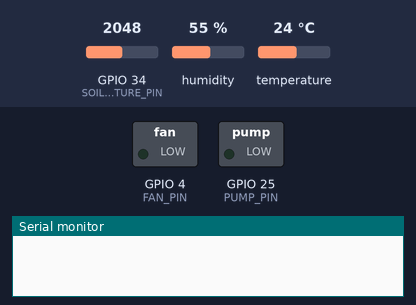
This sketch was run on a simulated ESP32. Parts: switched loads named in the sketch (green lamp = pin HIGH), the last lines printed to the serial monitor. The inputs (shaded band) are chosen by the test bench; at power-on: temperature 24 °C, GPIO 34 (SOIL_MOISTURE_PIN) = 2048, humidity 55 %. WiFi joins after 1.5 s; servers stay silent unless stated.

Above: at 3.0 s.
3.1 s: temperature set to 39 °C
6.3 s: temperature set to 42 °C
At 9.0 s:
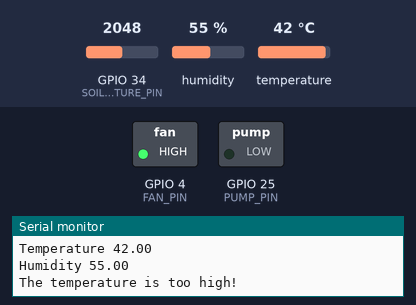
9.3 s: GPIO 34 (SOIL_MOISTURE_PIN) set to 3464
12.0 s: GPIO 34 (SOIL_MOISTURE_PIN) set to 3578
At 15.0 s:
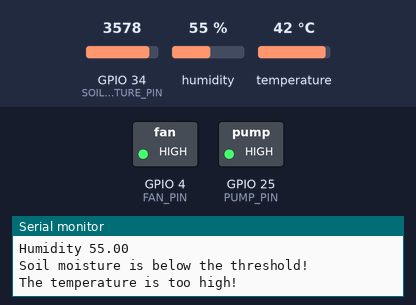
15.3 s: temperature set to 12 °C
At 17.6 s:
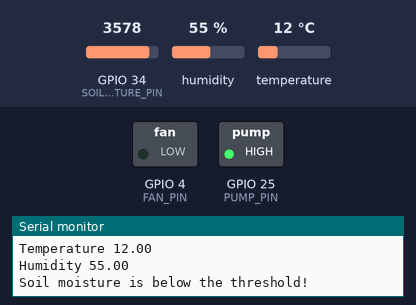
18.3 s: temperature set to 41 °C
At 21.0 s:
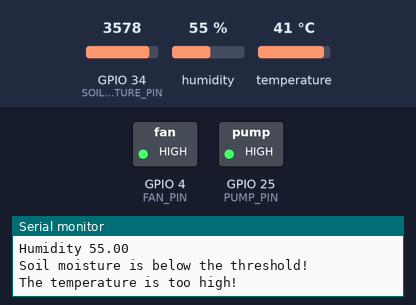
Timing chart, 0 to 22.3 s (numbered marks = the images above; inputs shaded):
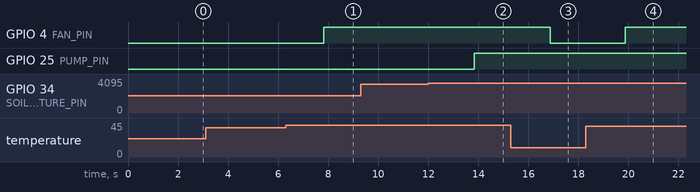

Measured:
- the behaviour switches between 40 and 41 °C on temperature (found by bisection; images 0 and 1)
- the behaviour switches between 3505 and 3506 on GPIO 34 (SOIL_MOISTURE_PIN) (found by bisection; images 1 and 2)
- after the input at 6.3 s, GPIO 4 (FAN_PIN): LOW → HIGH after 1.5 s
- after the input at 12.0 s, GPIO 25 (PUMP_PIN): LOW → HIGH after 1.8 s
- after the input at 15.3 s, GPIO 4 (FAN_PIN): HIGH → LOW after 1.6 s
- after the input at 18.3 s, GPIO 4 (FAN_PIN): LOW → HIGH after 1.6 s

The sketch:

plantcaresystem.ino
```cpp
#define BLYNK_TEMPLATE_ID "TMPL2Tx4zB9xg"
#define BLYNK_TEMPLATE_NAME "plant care"
#define BLYNK_AUTH_TOKEN "liWUzhbq1hlRQcgmF0flsBj-a9oRegMz"

#define BLYNK_PRINT Serial
#include <WiFi.h>
#include <BlynkSimpleEsp32.h>
#include"DHT.h"

#define SOIL_MOISTURE_PIN 34   // Analog pin for soil moisture sensor
#define DHT_PIN 14
#define THRESHOLD_MOISTURE 100 // Adjust this value based on your soil moisture sensor readings
#define MAX_TEMP 40
#define PUMP_PIN 25  // Digital pin for controlling the pump
#define FAN_PIN 4
#define PUMP_SWITCH V1  // Virtual pin for controlling the pump manually
#define FAN_SWITCH V4

char auth[] = BLYNK_AUTH_TOKEN;  // Replace with your Blynk auth token
char ssid[] = "Ayman";   // Replace with your WiFi credentials
char pass[] = "ayman123";

BlynkTimer timer;

bool isPumpOn = false;  // Variable to track pump status
bool isFanOn = false;

DHT dht(DHT_PIN,DHT11);

void sendSensorData()
{
  int soilMoisture = analogRead(SOIL_MOISTURE_PIN);
  Serial.print("Soil Moisture ");
  Serial.println(soilMoisture);
  // Map the analog sensor values to a percentage (0-100)
  int soilMoisturePercentage = map(soilMoisture, 3500, 4095, 100, 0);
  Serial.print("Soil Moisture Percentage ");
  Serial.println(soilMoisturePercentage);
  // Send soil moisture data to Blynk
  Blynk.virtualWrite(V0, soilMoisturePercentage);

  float temp= dht.readTemperature() ;
  float humidity = dht.readHumidity();
  Serial.print("Temperature ");  Serial.println(temp);
  Serial.print("Humidity ");  Serial.println(humidity);
  Blynk.virtualWrite(V2,temp);
  Blynk.virtualWrite(V3,humidity);

  // Check if the pump should be on based on manual switch or soil moisture level
  if (isPumpOn || soilMoisturePercentage < THRESHOLD_MOISTURE)
  {
    // Turn on the pump
    digitalWrite(PUMP_PIN, HIGH);
    // Check if the pump is turned on automatically (not manually)
    if (!isPumpOn) {
      // Send alert notification to Blynk app if the pump is turned on automatically
      Blynk.logEvent("moisture_alert","Soil moisture is below the threshold!");
      Serial.println("Soil moisture is below the threshold!");
    }
  }
  else
  {
    // Turn off the pump only if it was not turned on manually
    if (!isPumpOn) {
      digitalWrite(PUMP_PIN, LOW);
    }
  }

  if (isFanOn || temp > MAX_TEMP)
  {
    digitalWrite(FAN_PIN, HIGH);
    // Check if the pump is turned on automatically (not manually)
    if (!isFanOn) {
      // Send alert notification to Blynk app if the pump is turned on automatically
      Blynk.logEvent("heat_alert","The temperature is too high!");
      Serial.println("The temperature is too high!");
    }
  }
  else
  {
    // Turn off the pump only if it was not turned on manually
    if (!isFanOn) {
      digitalWrite(FAN_PIN, LOW);
    }
  }
}

BLYNK_WRITE(PUMP_SWITCH)
{
  isPumpOn = param.asInt();
  if (isPumpOn) {
    Serial.println("Pump manually turned ON");
  } else {
    Serial.println("Pump manually turned OFF");
  }
}

BLYNK_WRITE(FAN_SWITCH)
{
  isFanOn = param.asInt();
  if (isFanOn) {
    Serial.println("Fan manually turned ON");
  } else {
    Serial.println("Fan manually turned OFF");
  }
}

void setup()
{
  Serial.begin(9600);
  pinMode(PUMP_PIN, OUTPUT); // Set pump pin as an output
  pinMode(DHT_PIN,INPUT);
  pinMode(FAN_PIN,OUTPUT);
  Blynk.begin(auth, ssid, pass);
  dht.begin();

  timer.setInterval(3000L, sendSensorData); // Set the interval for checking soil moisture (every 3 seconds)

  // Setup switch widget
  Blynk.virtualWrite(PUMP_SWITCH, isPumpOn);
  Blynk.syncVirtual(PUMP_SWITCH);
  Blynk.virtualWrite(FAN_SWITCH, isFanOn);
  Blynk.syncVirtual(FAN_SWITCH);
}

void loop()
{
  Blynk.run();
  timer.run();
}
```
